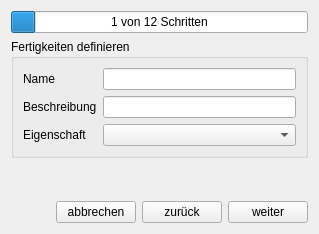
<?xml version="1.0" encoding="UTF-8"?>
<ui version="4.0">
 <class>FertigkeitForm</class>
 <widget class="QWidget" name="FertigkeitForm">
  <property name="geometry">
   <rect>
    <x>0</x>
    <y>0</y>
    <width>319</width>
    <height>234</height>
   </rect>
  </property>
  <property name="windowTitle">
   <string>Fertigkeiten</string>
  </property>
  <layout class="QVBoxLayout" name="verticalLayout_2">
   <item>
    <layout class="QVBoxLayout" name="verticalLayout">
     <item>
      <widget class="QProgressBar" name="progressBar">
       <property name="layoutDirection">
        <enum>Qt::LeftToRight</enum>
       </property>
       <property name="maximum">
        <number>12</number>
       </property>
       <property name="value">
        <number>1</number>
       </property>
       <property name="alignment">
        <set>Qt::AlignCenter</set>
       </property>
       <property name="textVisible">
        <bool>true</bool>
       </property>
       <property name="invertedAppearance">
        <bool>false</bool>
       </property>
       <property name="textDirection">
        <enum>QProgressBar::TopToBottom</enum>
       </property>
       <property name="format">
        <string>%v von %m Schritten</string>
       </property>
      </widget>
     </item>
    </layout>
   </item>
   <item>
    <widget class="QGroupBox" name="groupBox">
     <property name="title">
      <string>Fertigkeiten definieren</string>
     </property>
     <layout class="QFormLayout" name="formLayout">
      <item row="0" column="0">
       <widget class="QLabel" name="labelName">
        <property name="text">
         <string>Name</string>
        </property>
       </widget>
      </item>
      <item row="0" column="1">
       <widget class="QLineEdit" name="lineName"/>
      </item>
      <item row="1" column="0">
       <widget class="QLabel" name="labelBeschreibung">
        <property name="text">
         <string>Beschreibung</string>
        </property>
       </widget>
      </item>
      <item row="1" column="1">
       <widget class="QLineEdit" name="lineBeschreibung"/>
      </item>
      <item row="2" column="0">
       <widget class="QLabel" name="labelEigenschaft">
        <property name="text">
         <string>Eigenschaft</string>
        </property>
       </widget>
      </item>
      <item row="2" column="1">
       <widget class="QComboBox" name="comboEigenschaft"/>
      </item>
     </layout>
    </widget>
   </item>
   <item>
    <spacer name="verticalSpacer">
     <property name="orientation">
      <enum>Qt::Vertical</enum>
     </property>
     <property name="sizeHint" stdset="0">
      <size>
       <width>20</width>
       <height>40</height>
      </size>
     </property>
    </spacer>
   </item>
   <item>
    <layout class="QHBoxLayout" name="horizontalLayout">
     <item>
      <spacer name="horizontalSpacer">
       <property name="orientation">
        <enum>Qt::Horizontal</enum>
       </property>
       <property name="sizeHint" stdset="0">
        <size>
         <width>40</width>
         <height>20</height>
        </size>
       </property>
      </spacer>
     </item>
     <item>
      <widget class="QPushButton" name="abbrechenButton">
       <property name="text">
        <string>abbrechen</string>
       </property>
      </widget>
     </item>
     <item>
      <widget class="QPushButton" name="zurueckButton">
       <property name="text">
        <string>zurück</string>
       </property>
      </widget>
     </item>
     <item>
      <widget class="QPushButton" name="weiterButton">
       <property name="text">
        <string>weiter</string>
       </property>
      </widget>
     </item>
    </layout>
   </item>
  </layout>
 </widget>
 <resources/>
 <connections/>
</ui>
